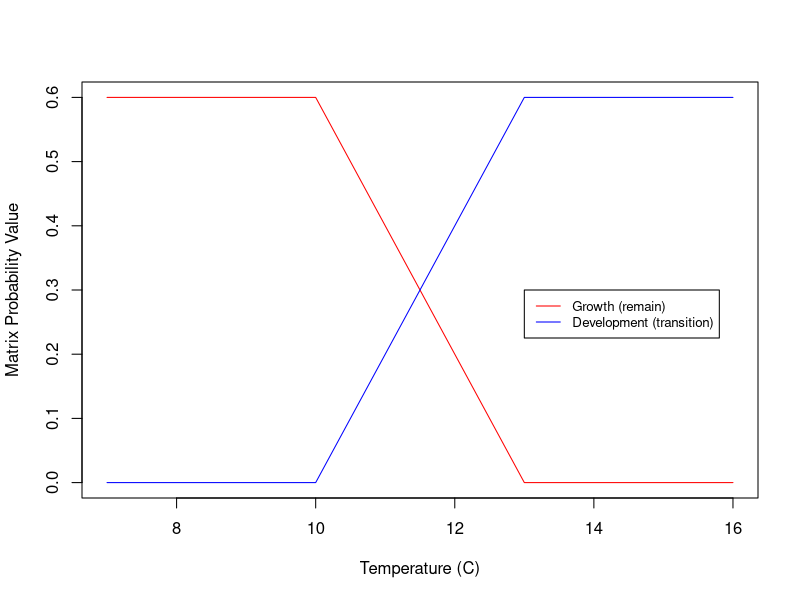

Recreate this plot in R.
#########################################
# Temperature Theshold Equation Graphing
#########################################

# make a sequence of temperatures
temp <- seq(7, 16, by = 0.05)

# empty lists for the probabilities to go into
devlist <- vector()
growthlist <- vector()

# cycle through all the temperatures and calculate the different probability values
for(t in temp){
  # development measures (basically, if below 10C, no development, if between 10 and 12, follows a function, if above 12, prob of transition to next stage is 0.6395)
  if (10 > t) d <- 0
  if (t > 13) d <- 0.6  
  if (10 <= t & t <= 13) d <- (0.2 * t) -2
  
  devlist <- append(devlist, d)

  # growth (if below 10C, no growth can occur - everything basically freezes, if between 10 and 11, prob of remaining in same stage = 0.6395, if above 13, prob of transition to next stage is 0 )
  if (10 >= t) g <- 0.6
  if (t > 13) g <- 0
  if (10 < t & t <=  13) g <- (-0.2 * t) + 2.6
  
  growthlist <- append(growthlist, g)
}

# create dataframe to plot with
tempdf <- as.data.frame(cbind(temp, devlist, growthlist))

# reset graphing parameters (in case something was messed up)
par(mfrow = c(1,1))

#plot
plot(temp, growthlist, type = "l", col = "red", ylab = "Matrix Probability Value", xlab = "Temperature (C)")
lines(temp, devlist, type = "l", col = "blue")  
legend(13, 0.3, legend=c("Growth (remain)", "Development (transition)"),
       col=c("Red", "Blue"), lty=1, cex=0.8)


     